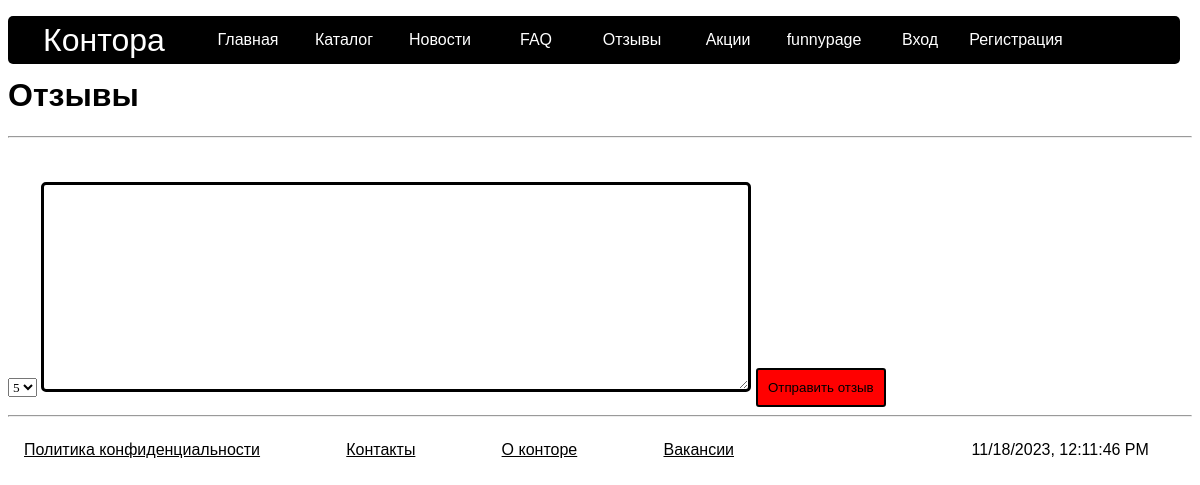
/reviews, run on an earlier commit of the app's database.
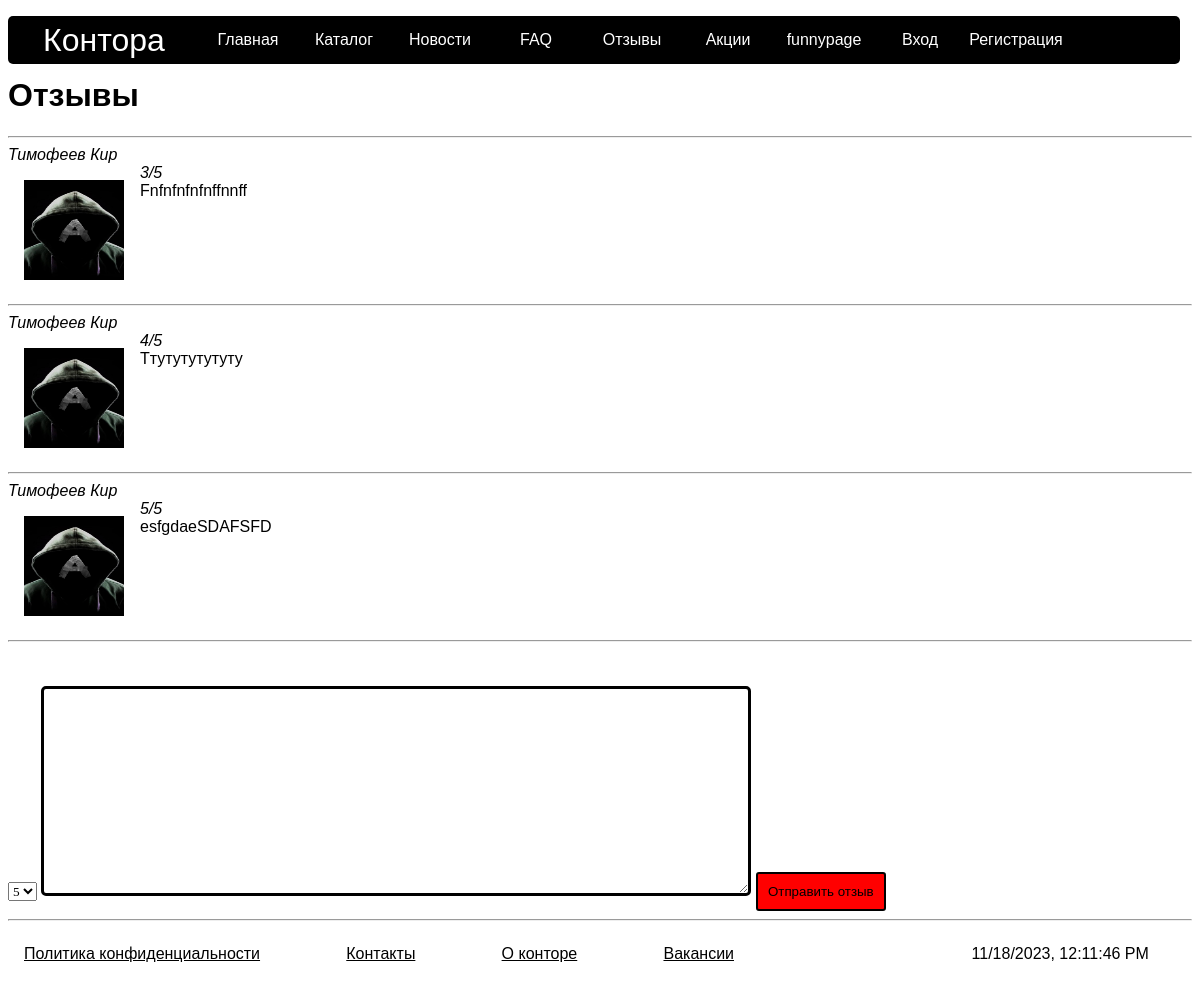
And on a later commit of the database.
### mainapp/models.py (models this page shows, shortened)
class ReviewModel(models.Model):
    text = models.TextField()
    user = models.ForeignKey(ClientModel, models.PROTECT)
    grade = models.IntegerField()

class ClientModel(models.Model):
    f = models.CharField(max_length=30)
    i = models.CharField(max_length=30)
    o = models.CharField(max_length=30)
    id = models.AutoField(primary_key=True)
    user = models.OneToOneField(User, on_delete=models.CASCADE, null=True)
    phone = models.CharField(max_length=15, validators=[phone_number_validator])
    adress = models.CharField(max_length=100)
    discounts = models.ManyToManyField(DiscountModel, null=True, default=None, blank=True)

### mainapp/views.py (the view, shortened to what this page needs)
# urls.py: path('reviews',views.reviews),
def reviews(request:HttpRequest):
    if request.method == "GET":
        return render(request, "reviews.html", {"title":'Отзывы', "reviews":ReviewModel.objects.all()})

### mainapp/templates/reviews.html (shortened to what this page needs)
{%extends "base.html" %}
{%load static%}
{%block content%}
<h1>Отзывы</h1>
<main>
{%for review in reviews%}
<hr/>
<section class="review">
    <address>{{review.user.f}} {{review.user.i}}</address>
    <i>{{review.grade}}/5</i>
    <img src="{%static "anonym.jpg"%}" width=100px height=100px align="left">
    <article>
        {{review.text}}
    </article>
</section>
{%endfor%}
<hr/>
<br/>
<br/>
<form class="review-form" method="post">
    <select name="grade" required>
        <option selected>5</option>
    </select>
    <textarea name="text" required max-length=200> </textarea>
    <button type="submit">Отправить отзыв</button>
</form>
</main>
{%endblock content%}

### mainapp/templates/base.html (shortened to what this page needs)
<!DOCTYPE html>
{% load static %}
<html lang="ru">
<head>
    <link rel="stylesheet" href="{%static "css/nav.css"%}"/>
    <link rel="stylesheet" href="{%static "css/globals.css"%}"/>
    <link rel="stylesheet" href="{%static "css/newsstyles.css"%}"/>
    <link rel="stylesheet" href="{%static "css/partners.css"%}"/>
    <link rel="stylesheet" href="{%static "css/banner.css"%}"/>
    <link rel="stylesheet" href="{%static "css/about.css"%}"/>
</head>
<body>
    <header class="sticky-bar">
    <nav class="nav">
        <a href="main" class="nav-header">Контора</a>
        <a href="main">Главная</a>
        <a href="catalog">Каталог</a>
        <a href="news">Новости</a>
        <a href="faq">FAQ</a>
        <a href="reviews">Отзывы</a>
        <a href="discounts">Акции</a>
        <a href="funnypage">funnypage</a>
        {% if request.user.is_authenticated %}
        <a href="user">Личный кабинет</a>
        <a href="logout">Выход</a>
        {%else%}
        <a href="login">Вход</a>
        <a href="registration">Регистрация</a>
        {%endif%}
    </nav>
    </header>
    {%block content%}{%endblock content%}
    <hr/>
    <footer>
    <nav>
        <a href="politic">Политика конфиденциальности</a>
        <a href="contacts">Контакты</a>
        <a href="about">О конторе</a>
        <a href="vacances">Вакансии</a>
        <span grid-column-start=5 grid-column-end=6 style="text-align:center;" id="current-datetime"></span>
    </nav>
    </footer>
</body>
</html>

### mainapp/static/css/nav.css (style rules this page uses)
header.sticky-bar { position: sticky; top: 1em; z-index: 19; }
.nav { background-color: black; color: white; border-radius: 5px; display: grid; grid-template-columns: 12em repeat(auto-fill, 6em); grid-auto-rows: 3em; min-height: 3em; top: 1em; width: 99%; z-index: 20; }
.nav a { text-decoration: none; margin: auto; text-align: center; color: white; }
.nav .nav-header { font-size: 2em; text-align: center; }
footer nav { display: grid; grid-template-columns: repeat(6, minmax(70px, auto)); }
footer a { color: black; margin: 1em; }
footer nav>span { grid-column-start: 6; grid-column-end: 7; margin: 1em; }

### mainapp/static/css/globals.css (style rules this page uses)
* { font-family: Helvetica, sans-serif; }
body { overflow-x: hidden; }
.review-form select[name="grade"] { font-family: 'Times New Roman', Times, serif; }
.review-form textarea[name="text"] { font-family: 'Times New Roman', Times, serif; border: 3px black solid; border-radius: 5px; width: 700px; height: 200px; font-size: larger; }
button[type="submit"] { font-family: Arial, Helvetica, sans-serif; background-color: red; border: 2px solid black; border-radius: 3px; padding: 10px; }
.review { overflow: hidden; }
.review img { margin: 1em; }
[selected] { font-weight: bolder; }

What changed in the data, as far as the page shows it:
added ReviewModel: user.f "Тимофеев", user.i "Кир", grade "3", text "Fnfnfnfnfnffnnff"
added ReviewModel: user.f "Тимофеев", user.i "Кир", grade "4", text "Ттутутутутуту"
added ReviewModel: user.f "Тимофеев", user.i "Кир", grade "5", text "esfgdaeSDAFSFD"
